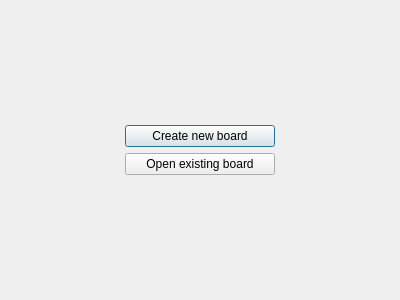
<?xml version="1.0" encoding="UTF-8"?>
<ui version="4.0">
 <class>ProjectReviewDialog</class>
 <widget class="QDialog" name="ProjectReviewDialog">
  <property name="geometry">
   <rect>
    <x>0</x>
    <y>0</y>
    <width>400</width>
    <height>300</height>
   </rect>
  </property>
  <property name="sizePolicy">
   <sizepolicy hsizetype="Fixed" vsizetype="Fixed">
    <horstretch>0</horstretch>
    <verstretch>0</verstretch>
   </sizepolicy>
  </property>
  <property name="minimumSize">
   <size>
    <width>400</width>
    <height>300</height>
   </size>
  </property>
  <property name="maximumSize">
   <size>
    <width>400</width>
    <height>300</height>
   </size>
  </property>
  <property name="windowTitle">
   <string>Dialog</string>
  </property>
  <property name="windowIcon">
   <iconset resource="resource.qrc">
    <normaloff>:/resource/img/appIcon.png</normaloff>:/resource/img/appIcon.png</iconset>
  </property>
  <layout class="QVBoxLayout" name="verticalLayout_2">
   <item>
    <layout class="QHBoxLayout" name="horizontalLayout">
     <item>
      <layout class="QVBoxLayout" name="verticalLayout">
       <property name="sizeConstraint">
        <enum>QLayout::SetMinimumSize</enum>
       </property>
       <item>
        <widget class="QPushButton" name="createBoardPushButton">
         <property name="sizePolicy">
          <sizepolicy hsizetype="Maximum" vsizetype="Maximum">
           <horstretch>0</horstretch>
           <verstretch>0</verstretch>
          </sizepolicy>
         </property>
         <property name="minimumSize">
          <size>
           <width>150</width>
           <height>0</height>
          </size>
         </property>
         <property name="maximumSize">
          <size>
           <width>150</width>
           <height>16777215</height>
          </size>
         </property>
         <property name="cursor">
          <cursorShape>PointingHandCursor</cursorShape>
         </property>
         <property name="text">
          <string>Create new board</string>
         </property>
        </widget>
       </item>
       <item>
        <widget class="QPushButton" name="openBoardPushButton">
         <property name="sizePolicy">
          <sizepolicy hsizetype="Maximum" vsizetype="Maximum">
           <horstretch>0</horstretch>
           <verstretch>0</verstretch>
          </sizepolicy>
         </property>
         <property name="minimumSize">
          <size>
           <width>150</width>
           <height>0</height>
          </size>
         </property>
         <property name="maximumSize">
          <size>
           <width>150</width>
           <height>16777215</height>
          </size>
         </property>
         <property name="cursor">
          <cursorShape>PointingHandCursor</cursorShape>
         </property>
         <property name="text">
          <string>Open existing board</string>
         </property>
        </widget>
       </item>
      </layout>
     </item>
    </layout>
   </item>
  </layout>
 </widget>
 <resources>
  <include location="resource.qrc"/>
 </resources>
 <connections/>
</ui>
